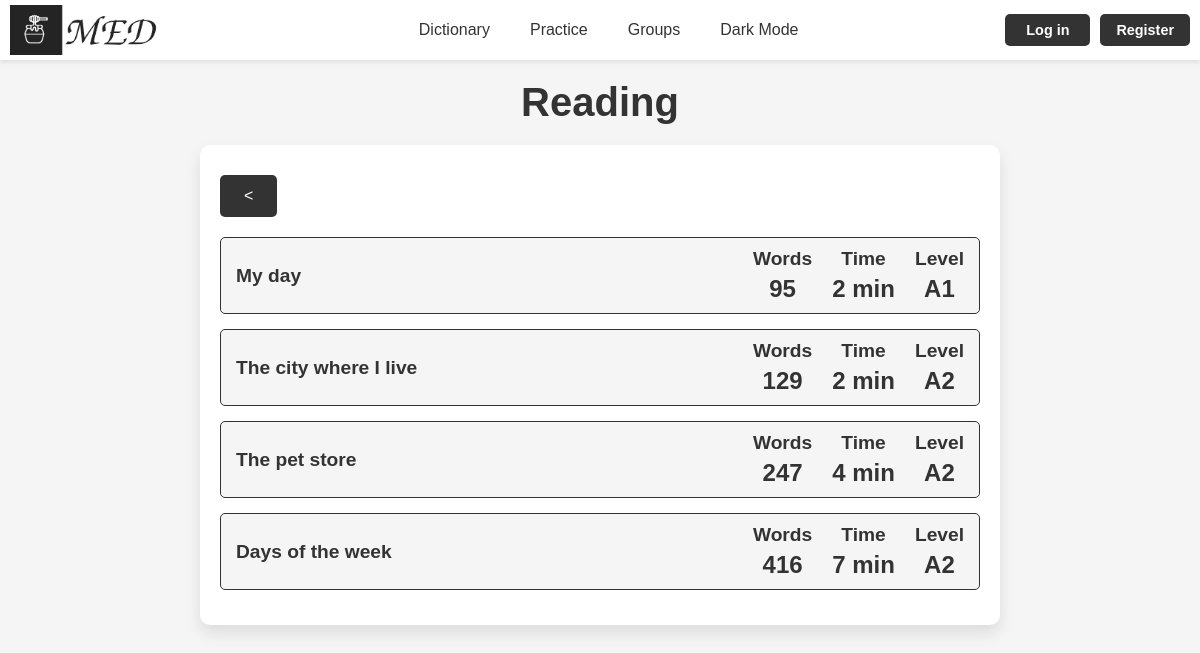
The page /practice/reading/ on the database as committed earlier.
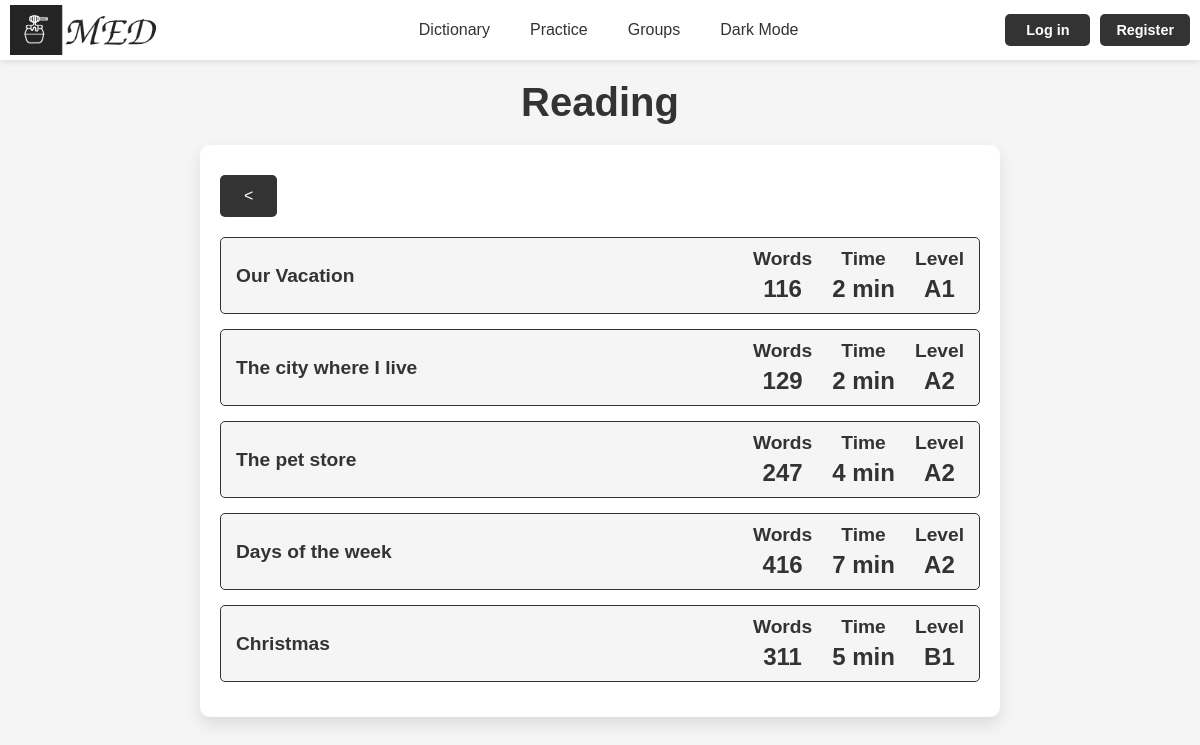
The same page on the database as committed later.
### med/models.py (models this page shows, shortened)
class ReadingText(models.Model):
    title = models.CharField(max_length=100)
    time_to_read = models.IntegerField()
    word_count = models.IntegerField()
    eng_level = models.CharField(max_length=2, choices=[('A1', 'A1'), ('A2', 'A2'), ('B1', 'B1'),
                                                        ('B2', 'B2'), ('C1', 'C1'), ('C2', 'C2')])
    content = models.TextField(blank=True)
    words_with_translations = models.JSONField(default=dict, blank=True, null=True)
    auth = models.CharField(max_length=200, blank=True)
    is_auth_a = models.BooleanField(default=True)
    class Meta:
        ordering = ['eng_level', 'word_count', 'title']
        indexes = [
            models.Index(fields=['eng_level', 'title'])
        ]

### med/views.py (the view)
# urls.py: path('practice/reading/', views.reading_view, name='practice_reading'),
def reading_view(request):
    texts = ReadingText.objects.all()
    return render(request, 'med/reading.html', {'texts': texts})

### med/templates/med/reading.html (shortened to what this page needs)
{% extends "base.html" %}
{% block content %}
<h1>Reading</h1>
<div class="reading-container">
    <div class="buttons make-text-btn texts-btn">
        <a href="{% url 'practice' %}">&lt;</a>
    </div>
    {% if texts %}
    <ul class="user-list">
        {% for text in texts %}
        <li class="user-item">
            <a href="{% url 'reading_text' text.id %}">
            <div class="user-card" style="display: flex; justify-content: space-between; align-items: center; padding: 10px 0;">
                <div class="user-title" style="flex: 1; text-align: left; margin-left: 15px;">
                    <p class="user-name"><strong>{{ text.title }}</strong></p>
                </div>
                <div class="user-stats" style="display: flex; gap: 20px; text-align: center; margin-right: 15px;">
                    <div class="stat-item reading-item">
                        <p>Words</p>
                        <p>{{ text.word_count }}</p>
                    </div>
                    <div class="stat-item reading-item">
                        <p>Time</p>
                        <p>{{ text.time_to_read }} min</p>
                    </div>
                    <div class="stat-item reading-item">
                        <p>Level</p>
                        <p>{{ text.get_eng_level_display }}</p>
                    </div>
                </div>
            </div>
            </a>
        </li>
        {% endfor %}
        </ul>
    {% else %}
    <p>No texts available.</p>
    {% endif %}
</div>
{% endblock %}

### templates/base.html (shortened to what this page needs)
{% load static %}
<!DOCTYPE html>
<html lang="en">
<head>
    <link rel="stylesheet" type="text/css" href="{% static 'med/css/styles.css' %}">
</head>
<body>
<header>
    {% if user.is_authenticated %}
    <div class="logo_container">
        {% if is_profile or is_dict %}
            {% if is_my_profile or is_my_dict %}
                <a href="{% url 'profile' user.username %}">
                    <img id="logo_img" src="{% static 'med/img/base/light_logo.png' %}"
                         data-light-src="{% static 'med/img/base/light_logo.png' %}"
                         data-dark-src="{% static 'med/img/base/dark_logo.png' %}" alt="MED Logo">
                </a>
            {% else %}
                <a href="{% url 'profile' logged_user.username %}">
                    <img id="logo_img" src="{% static 'med/img/base/light_logo.png' %}"
                         data-light-src="{% static 'med/img/base/light_logo.png' %}"
                         data-dark-src="{% static 'med/img/base/dark_logo.png' %}" alt="MED Logo">
                </a>
            {% endif %}
        {% else %}
            <a href="{% url 'profile' user.username %}">
                <img id="logo_img" src="{% static 'med/img/base/light_logo.png' %}"
                     data-light-src="{% static 'med/img/base/light_logo.png' %}"
                     data-dark-src="{% static 'med/img/base/dark_logo.png' %}" alt="MED Logo">
            </a>
        {% endif %}
    </div>
    {% else %}
    <div class="logo_container">
        <a href="{% url 'home' %}"><img id="logo_img" src="{% static 'med/img/base/light_logo.png' %}" data-light-src="{% static 'med/img/base/light_logo.png' %}" data-dark-src="{% static 'med/img/base/dark_logo.png' %}" alt="MED Logo"></a>
    </div>
    {% endif %}
    <nav class="nav-items" id="nav-items">
            {% if user.is_authenticated %}
                <div class="nav-left">
                {% if not is_search %}
                <form method="get" action="{% url 'user_search' %}" class="search-form">
                    <input type="text" name="q" placeholder="Enter name" required class="search-input">
                </form>
                {% endif %}
                </div>
        <div class="nav-center">
                {% if is_my_dict %}
                <a href="{% url 'words' user.username %}">Dictionary</a>
                {% else %}
                <a href="{% url 'words' request.user.username %}">Dictionary</a>
                {% endif %}
                <a href="{% url 'practice' %}">Practice</a>
                <a href="{% url 'groups' %}">Groups</a>
            {% else %}
            <div class="nav-center">
                <a href="{% url 'login' %}">Dictionary</a>
                <a href="{% url 'login' %}">Practice</a>
                <a href="{% url 'login' %}">Groups</a>
                {% endif %}
                <a href="#" id="theme-toggle-dark">Dark Mode</a>
            </div>
        {% if request.user.is_authenticated %}
        <div class="buttons">
            {% if is_profile or is_dict %}
                {% if is_my_profile or is_my_dict %}
                <a href="{% url 'profile' user.username %}">{{request.user.username}}</a>
                {% else %}
                <a href="{% url 'profile' logged_user.username %}">{{request.user.username}}</a>
                {% endif %}
            {% else %}
                <a href="{% url 'profile' user.username %}">{{request.user.username}}</a>
            {% endif %}
            <a href="{% url 'logout' %}">Log out</a>
        </div>
        {% else %}
        <div class="buttons">
            <a href="{% url 'login' %}">Log in</a>
            <a href="{% url 'register' %}">Register</a>
        </div>
        {% endif %}
    </nav>
</header>
<div class="container">
    {% block content %}
    {% endblock %}
</div>
</body>
</html>

### med/static/med/css/styles.css (style rules this page uses)
:root { --background-color: #f5f5f5; --text-color: #333; --header-background: #ffffff; --button-background: #333; --button-text-color: #ffffff; --feature-background: #fff; --word-list-background: #fff; --feature-shadow: 0px 8px 16px rgba(0, 0, 0, 0.1); --feature-text-color: #666; --list-text-color: #666; --tab-background: #f9f9f9; --tab-active-background: #ffffff; --tab-hover-background: #e0e0e0; --tab-border-color: #ccc; }
body { font-family: Arial, sans-serif; background-color: var(--background-color); color: var(--text-color); }
a { text-decoration: none; color: var(--text-color); transition: color 0.3s; }
* { margin: 0; padding: 0; box-sizing: border-box; }
header { display: flex; justify-content: space-between; align-items: center; padding-top: 5px; padding-bottom: 5px; padding-left: 10px; padding-right: 10px; background-color: var(--header-background); box-shadow: 0px 2px 5px rgba(0, 0, 0, 0.1); }
header .nav-items { display: flex; align-items: center; width: 100%; justify-content: space-between; }
header .nav-center { display: flex; justify-content: center; align-items: center; width: 100%; gap: 20px; }
header .buttons { display: flex; gap: 5px; align-items: center; margin-top: 0px; }
header #logo_img { height: 50px; cursor: pointer; float:inherit; }
header .logo_container { min-width: 150px; width: 13%; height: 50px; }
header .nav-center a { text-decoration: none; color: var(--nav-link-color); font-size: 1em; font-weight: 500; padding: 5px 10px; transition: color 0.3s, background-color 0.3s; width: auto; }
header .buttons { display: flex; justify-content: flex-end; align-items: center; text-align: center; gap: 10px; margin-left: 0; width: 41%; }
header .buttons a { text-decoration: none; color: var(--button-text-color); background-color: var(--button-background); padding: 8px 16px; border-radius: 5px; font-size: 0.9em; font-weight: bold; transition: background-color 0.3s, transform 0.3s; margin: 0; min-width: 85px; }
.container { max-width: 1200px; margin: 0 auto; text-align: center; padding: 20px 10px; }
.container h1 { font-size: 2.5em; color: var(--text-color); margin-bottom: 15px; }
.container p { font-size: 1.2em; color: var(--text-color); max-width: 600px; margin: 0 auto 30px; }
.buttons a { text-decoration: none; color: var(--button-text-color); background-color: var(--button-background); padding: 12px 24px; margin: 0 5px; border-radius: 5px; font-size: 1em; transition: background-color 0.3s; }
.stat-item { text-align: center; }
.stat-item p:first-child { font-weight: bold; margin-bottom: 5px; }
.stat-item p:last-child { font-size: 1.5em; font-weight: bold; }
.user-list { list-style: none; padding: 0; }
.user-item { margin-bottom: 15px; }
.user-card { display: flex; align-items: center; gap: 15px; padding: 10px 15px; border: 1px solid var(--button-background); border-radius: 5px; background-color: var(--background-color); transition: transform 0.3s, box-shadow 0.3s; }
.user-name { font-size: 1.2em; color: var(--text-color); }
.user-card p { margin: 0px; }
.reading-container { max-width: 800px; margin: 20px auto; background-color: var(--feature-background); padding: 20px; border-radius: 10px; box-shadow: var(--feature-shadow); color: var(--text-color); }
.make-text-btn { margin: 10px 0px 20px 0px; display: flex; gap: 10px; }
.make-text-btn a { margin-right: 0px; margin-left: 0px; }
.texts-btn a:first-child { margin-right: 69%; }

Rows that differ between the two databases and show on the page:
removed ReadingText: title "My day", word_count "95", time_to_read "2", eng_level "A1"
added ReadingText: title "Our Vacation", word_count "116", time_to_read "2", eng_level "A1"
added ReadingText: title "Christmas", word_count "311", time_to_read "5", eng_level "B1"
